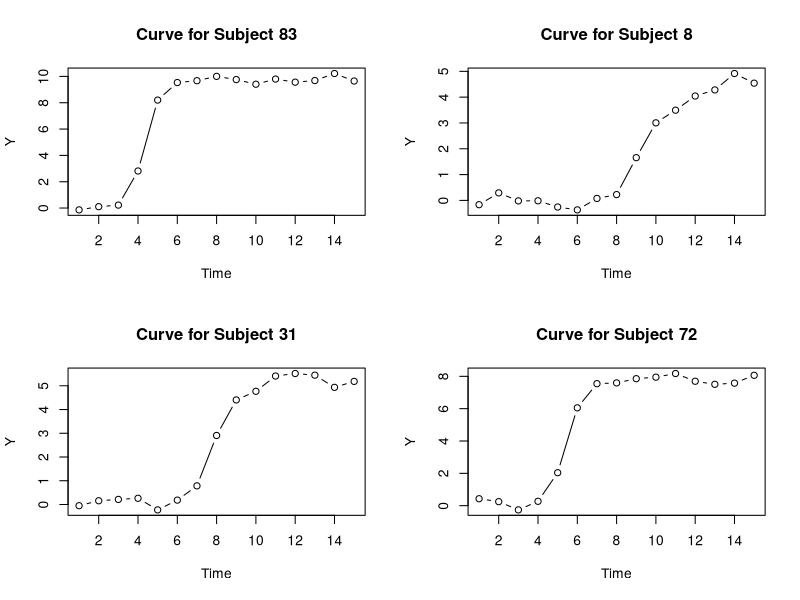

Recreate this plot in R. (Note: a time limit stopped this script after it produced the figure.)
GenerateGompertz <- function(N=1000,                                        
                             P=15,                                        
                             beta = c(2,0.25),                                     
                             gamma = c(0.25,0.25),                                    
                             b = 7,                                        
                             sigma = 0.25){    
  #browser()
  X <- cbind(1, rnorm(N))                                                       
  a <- exp(X%*%beta)                                                            
  c <- exp(X%*%gamma)                                                           
  b <- exp(b)                                                                   
  dat <- lapply(1:N, function(i){                                               
    # Generate time points                                                      
    tpts <- 1:P                                                                 
    # Compute means                                                             
    mu <- a[i]*exp(-b*exp(-c[i]*tpts))                                          
    # Generate Y                                                                
    Y <- rnorm(rep(1, length(mu)), mu, sd = sigma)                              
    
    # Output data set                                                           
    list(ID = rep(i,P),                                                         
         X = rep(X[i,2],P),                                                    
         tpts = tpts,                                                          
         Y = Y)                                                                
  })                                                                            
  out <- data.frame(ID = unlist(lapply(dat, function(x){x$ID})),                
                    X = unlist(lapply(dat, function(x){x$X})),                  
                    tpts = unlist(lapply(dat, function(x){x$tpts})),            
                    Y = unlist(lapply(dat, function(x){x$Y})))                  
  out                                                                           
}       

dat <- GenerateGompertz(N = 100)

# Plot several example curves:
par(mfrow = c(2,2))
for (i in sample(1:100, size = 4)){
  keep <- dat$ID == i
  plot(dat$tpts[keep], dat$Y[keep], type = "b", 
       main = paste0("Curve for Subject ", i), xlab = "Time", ylab = "Y")
}



# install.packages("minpack.lm")
# library(minpack.lm)
# DNase1 <- subset(DNase, Run == 1)
# fm1DNase1 <- nlsLM(density ~ SSlogis(log(conc), Asym, xmid, scal), DNase1)
# coef(fm1DNase1)
# logLik(fm1DNase1)
# TT <- seq(0, 8, length = 501)
# tau <- 2.2
# N0 <- 1000
# a <- 0.25
# f0 <- 8
# Ndet <- N0 * exp(-TT/tau) * (1 + a * cos(f0 * TT))
# N <- Ndet +  rnorm(length(Ndet), mean = Ndet, sd = .01 * max(Ndet))
# library(minpack.lm)
# gform <- Y ~ exp(b0 + b1*X) * exp( - b * exp( - exp(g0 + g1*X) * tpts ) )
# m1 <- nlsLM(gform, data = dat)
# coef(m1)[names(coef(m1)) != "b"]
# mean(fitted(m1)[1:15] - dat[1:15,4])
# 
# 


aFun <- function(x_i, b0, b1) {
  exp(b0+b1*x_i)
}
cFun <- function(x_i, g0, g1) {
  exp(g0+g1*x_i)
}
muFun <- function(a_i,c_i,b, t_ij) {
  a_i* exp(-b * exp(-c_i * t_ij))
}



b0 <- 2
b1 <- .25
g0 <- .25
g1 <- .25
b <- 7
sig2 <- 1



n <- nrow(dat)
subHolder <- rep(NA, n)
for (i in 1:n) {
  a_i <- aFun(x_i = dat$X[i], b0 = b0, b1 = b1)
  c_i <- cFun(x_i = dat$X[i], g0 = g0, g1 = g1)
  mu_ij <- muFun(a_i = a_i, c_i = c_i, b = b, t_ij = dat$tpts[i])
  subHolder[i] <- (dat$Y[i] - mu_ij)^2
}
l <- -(n/2)*log(sig2) - (1/(2*sig2)) * sum(subHolder)


#par is the parameter vector b0, b1, g0, g1, b, sig2
toOptim <- function(par, dat) {
  b0 <- par[1]
  b1 <- par[2]
  g0 <- par[3]
  g1 <- par[4]
  b <- par[5]
  sig2 <- par[6]
  
  
  n <- nrow(dat)
  subHolder <- rep(NA, n)
  for (i in 1:n) {
    a_i <- aFun(x_i = dat$X[i], b0 = b0, b1 = b1)
    c_i <- cFun(x_i = dat$X[i], g0 = g0, g1 = g1)
    mu_ij <- muFun(a_i = a_i, c_i = c_i, b = b, t_ij = dat$tpts[i])
    subHolder[i] <- (dat$Y[i] - mu_ij)^2
  }
  l <- -(n/2)*log(sig2) - (1/(2*sig2)) * sum(subHolder)
  return(l)
}
par <- c(b0, b1, g0, g1, b, sig2)
toOptim(par, dat)




dat <- GenerateGompertz(N=1000,                                        
                        P=15,                                        
                        beta = c(2,2),                                     
                        gamma = c(2,.22),                                    
                        b = 7,                                        
                        sigma = 2)
startPar <- c(b0 = 1, b1 = 1, g0 = 1, g1 = 1, b = 1, sig2 = 1)
fit <- optim(
  par = startPar,
  fn = toOptim,
  dat = dat,  
  lower = c(b0 = 1e-8, b1 = 1e-8, g0 = 1e-8, g1 = 1e-8, b = 1e-8, sig2 = 1e-8),
  upper = c(b0 = Inf, b1 = Inf, g0 = Inf, g1 = Inf, b = Inf, sig2 = Inf),
  method = "L-BFGS-B",
  control = list(fnscale = -1, maxit = 5000)  
)
fit$par[1:4]
#does his function do sigma or sig^2? does it matter?


dat <- GenerateGompertz(N=1000,                                        
                        P=10,                                        
                        beta = c(2,2),                                     
                        gamma = c(2,2),                                    
                        b = 7,                                        
                        sigma = .25)
FitGompertz(gdat = dat)





FitGompertz2 <- function(gdat) {
  #par is the parameter vector b0, b1, g0, g1, b, sig2
  toOptim <- function(par, dat) {
    b0 <- par[1]
    b1 <- par[2]
    g0 <- par[3]
    g1 <- par[4]
    b <- exp(par[5])
    sig2 <- par[6]
    
    
    n <- nrow(dat)
    
    
    aVec <- exp(b0+b1*dat$X)
    cVec <- exp(g0+g1*dat$X)
    muVec <- aVec * exp(-b * exp(-cVec * dat$tpts))
    subSquare <- (dat$Y-muVec)^2
    l <- -(n/2)*log(sig2) - (1/(2*sig2)) * sum(subSquare)
    return(-l)
  }
  
  
  startPar <- c(b0 = 2, b1 = .25, g0 = .25, g1 = .25, b = 7, sig2 = .25)
  lowerBound <- c(b0 = 1e-8, b1 = 1e-8, g0 = 1e-8, g1 = 1e-8, b = 1e-8, sig2 = 1e-8)
  upperBound <- c(b0 = 10, b1 = 10, g0 = 10, g1 = 10, b = 15, sig2 = 10)
  # fit <- optim(
  #   par = startPar,
  #   fn = toOptim,
  #   dat = gdat,  
  #   lower = lowerBound,
  #   upper = upperBound,
  #   method = "L-BFGS-B",
  #   control = list(fnscale = -1, maxit = 5000)  
  # )
  
  
  fit2 <- nlminb(start = startPar, objective = toOptim, dat = gdat, 
                 control = list(eval.max = 5000, iter.max = 5000),
                 lower = lowerBound, upper = upperBound
                 )
  
  # if (fit$convergence != "0") {
  #   stop(paste0("converg code:0", fit$convergence, ". ", fit$message))
  # }
  # 
  # #check if on the edge
  # edgeClose <- abs(fit$par - upperBound)
  # if (edgeClose < 1) {
  #   stop(paste0(which.min(edgeClose)), " is too close to boundary: ", min(edgeClose))
  # }
  
  
  
  return(fit2$par)
}
 
FitGompertz2(gdat = dat)


       
